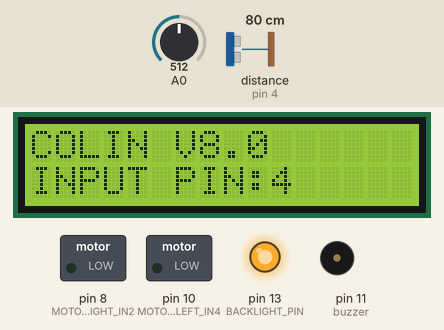
This sketch was run on a simulated Arduino Uno, built with avr-gcc and run on an emulated ATmega328P. Parts: 16×2 character LCD, switched loads named in the sketch (green lamp = pin HIGH), output pins drawn as LEDs (lit = HIGH), buzzer (waves = sounding). The inputs (shaded band) are chosen by the test bench; at power-on: distance to the obstacle (sensor on pin 4) 80 cm, A0 = 512. What the sketch prints to the serial monitor is not drawn.

Above: at 1.2 s.
1.3 s: distance to the obstacle (sensor on pin 4) set to 6 cm
2.8 s: distance to the obstacle (sensor on pin 4) set to 3 cm
At 4.26 s:
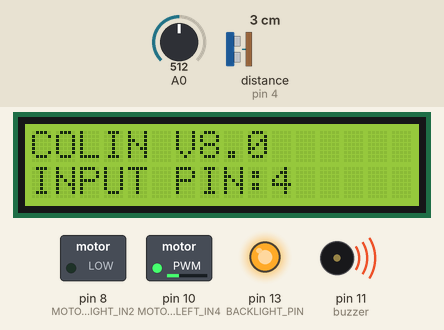
4.9 s: distance to the obstacle (sensor on pin 4) set to 9 cm
At 5.7 s:
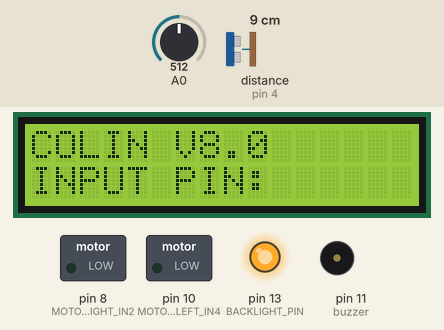
6.9 s: A0 set to 122
At 8.1 s:
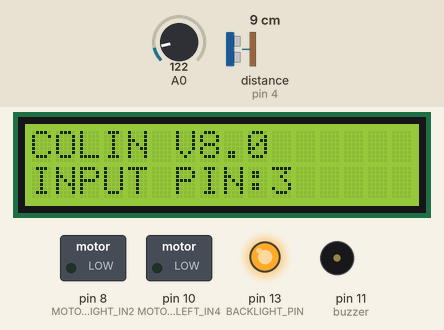
8.4 s: A0 set to 0
At 9.4 s:
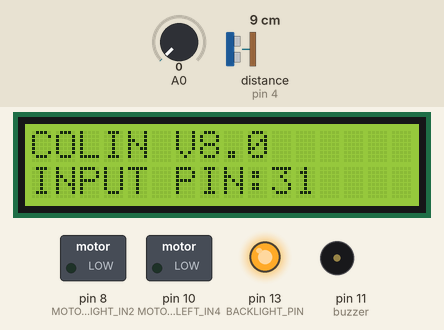
9.9 s: A0 set to 306
At 10.7 s:
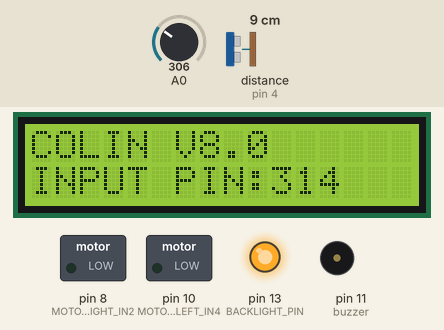
Timing chart, 0 to 12.4 s (numbered marks = the images above; inputs shaded):
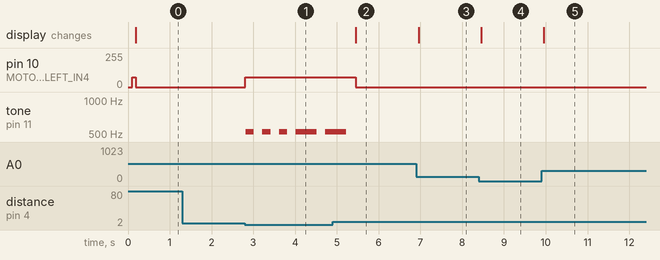

The sketch:

motor_robot4.ino
```cpp
#include <NewPing.h>
#include <LiquidCrystal_I2C.h>
#include <Wire.h>
#define BACKLIGHT_PIN     13
#define ROTATION_SPEED 150
#define DEFAULT_SPEED 150
LiquidCrystal_I2C lcd(0x27, 2, 1, 0, 4, 5, 6, 7, 3, POSITIVE);  // Set the LCD I2C address

int keyValue[5] = {20, 55, 100, 200, 600}; //actual values are closer, but rounded to nearest 10.
int NUM_KEYS = 5;
int keyInput;
int key = - 1;
int oldkey = - 1;
int targetArray[5] = {3, 1, 2, 5, 4};
int pathArray[5] = {0, 0, 0, 0, 0};
int j = 0; // path counter
const int MOTOR_RIGHT_IN1 = 7;
const int MOTOR_RIGHT_IN2 = 8;
const int MOTOR_LEFT_IN3 = 9;
const int MOTOR_LEFT_IN4 = 10;
int buzzer = 11;

int mario[] = {1319, 1568, 2637, 2093, 2349, 3136};

int one[5] = {200, 500, 500, 500, 500};
int two[5] = {200, 200, 500, 500, 500};
int three[5] = {200, 200, 200, 500, 500};
int four[5] = {200, 200, 200, 200, 500};
int five[5] = {200, 200, 200, 200, 200};

NewPing sonar(3, 4, 200);
bool beep = false;

void setup() {
  // Switch on the backlight
  pinMode ( BACKLIGHT_PIN, OUTPUT );
  digitalWrite ( BACKLIGHT_PIN, HIGH );

  lcd.begin(16, 2);
  lcd.home ();
  lcd.print("PUT ME IN CENTER");
  lcd.setCursor (0, 1);
  lcd.print ("THEN PRESS A KEY");

  Serial.begin(9600);
  while (analogRead(0) > 1000) {
    continue;
  }
  digitalWrite(MOTOR_RIGHT_IN1, HIGH);
  analogWrite(MOTOR_RIGHT_IN2, 10);
  digitalWrite(MOTOR_LEFT_IN3, HIGH);
  analogWrite(MOTOR_LEFT_IN4, 75);
  Serial.println("hi");
}

void morse(int a[5]) {
  for (int i = 0; i < 5; i++) {
    Serial.println(sonar.ping());
    int d = sonar.ping() / US_ROUNDTRIP_CM;
    Serial.println(d);
    if (d > 5) {
      beep = true;
      lcd.clear();
      lcd.print("COLIN V8.0");
      lcd.setCursor(0,1);
      lcd.print("INPUT PIN:");
      return;
    } else {
      tone(buzzer, 523, a[i]);
      delay(200 + a[i]);
    }
  }
}
void loop() {


  check();
Serial.println("hi2");

  keyInput = analogRead(0);
  //Serial.println(keyInput); // Prints the value, erase later, for debugging

  key = getKey(keyInput); // record keypress

  if (key != oldkey && beep) {     //if keypress is detected
    delay(50);
    keyInput = analogRead(0);
    key = getKey(keyInput); //convert into keypress
    if (key != oldkey) {
      oldkey = key;
      if (key >= 0) {
        switch (key) {
          case 0 : pathArray[j] = 1;
            lcd.print(1);
            j++;
            break;
          case 1 : pathArray[j] = 5;
            lcd.print(5);
            j++;
            break;
          case 2 : pathArray[j] = 2;
            lcd.print(2);
            j++;
            break;
          case 3 : pathArray[j] = 3;
            lcd.print(3);
            j++;
            break;
          case 4 : pathArray[j] = 4;
            lcd.print(4);
            j++;
            break;
        }
      }
    }
  }
 if (beep) {
    digitalWrite(MOTOR_RIGHT_IN1, LOW);
    analogWrite(MOTOR_RIGHT_IN2, LOW);
    digitalWrite(MOTOR_LEFT_IN3, LOW);
    analogWrite(MOTOR_LEFT_IN4, LOW);
  } else {
    digitalWrite(MOTOR_RIGHT_IN1, HIGH);
    analogWrite(MOTOR_RIGHT_IN2, 10);
    digitalWrite(MOTOR_LEFT_IN3, HIGH);
    analogWrite(MOTOR_LEFT_IN4, 75);
  }

  if (!beep)
    morse(three);
  if (!beep)
    morse(one);
  if (!beep)
    morse(two);
  if (!beep)
    morse(five);
  if (!beep)
    morse(four);
  if (!beep) {
    for (int i = 0; i < 6; i++) {
      tone(buzzer, mario[i], 100);
      delay(100);
    }
    delay(500);
  }

  if (sonar.ping() / US_ROUNDTRIP_CM < 5)
    beep = false;
}

void check() {
  if (pathArray[4] != 0) {
    delay(300);
    for (int k = 0; k < 5; k++) {
      if (pathArray[k] != targetArray[k]) {
        lcd.clear();
        lcd.print("WRONG! TRY AGAIN!");
        for (k = 0; k < 5; k++) {
          pathArray[k] = 0;
        }
        j = 0;
        delay(1000);
        lcd.clear();
        lcd.print("INPUT PIN:");
        lcd.setCursor(0,1);
        return;
      }
    }
    lcd.clear();
    lcd.print("New code:");
    lcd.setCursor(0,1);
    lcd.print("ASPACEODYSSEY");
    delay(10000);
  }
}

// Converts keyInput value to key number
int getKey(unsigned int input)
{
  int k;
  for (k = 0; k < NUM_KEYS; k++)
  {
    if (input < keyValue[k])
    {
      return k;
    }
  }
  if (k >= NUM_KEYS)k = -1;  // No valid key pressed
  return k;
}
```

Measured:
- the behaviour switches between 5 and 4 cm on distance to the obstacle (sensor on pin 4) (found by bisection; images 0 and 1)
- after the input at 1.3 s, every drawn part: stays the same
- after the input at 2.8 s, pin 10 (MOTOR_LEFT_IN4): 0/255 → 75/255 at once; tone on pin 11 (buzzer): goes 3 × (523 Hz 0.20 s, silent 0.20 s), 523 Hz 0.50 s, silent 0.20 s, then 523 Hz, starting at once
- after the input at 4.9 s, pin 10 (MOTOR_LEFT_IN4): 75/255 → 0/255 after 0.55 s; tone on pin 11 (buzzer): goes on until 5.2 s, then stays silent; the display: changes after 0.55 s (image 2)
- after the input at 6.9 s, the display: changes after 0.06 s (image 3)
- after the input at 8.4 s, the display: changes after 0.05 s (image 4)
- after the input at 9.9 s, the display: changes after 0.06 s (image 5)
